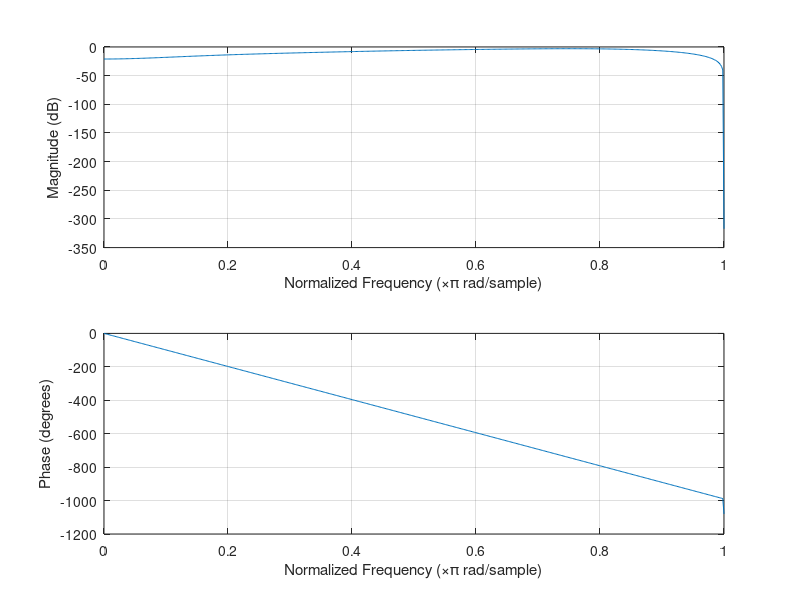

Here is the MATLAB script that generated this plot:
#Tobias Ecker OE3TEC 2020
close all;

pkg load signal

f = [0, 0.0625, 0.0625, 1];
m = [0, 0, 0.0625, 1];
hp = fir2(11, f, m);
disp(hp);
freqz(hp);